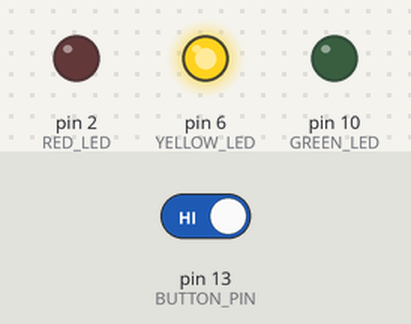
Recording of a sketch running on a simulated Arduino Uno, built with avr-gcc and run on an emulated ATmega328P. Shown: output pins drawn as LEDs (lit = HIGH). The test bench sets the inputs (shaded band); at power-on: pin 13 (BUTTON_PIN) HIGH.

Above: at 9.1 s.
18.1 s: pin 13 (BUTTON_PIN) driven LOW
At 21.3 s:
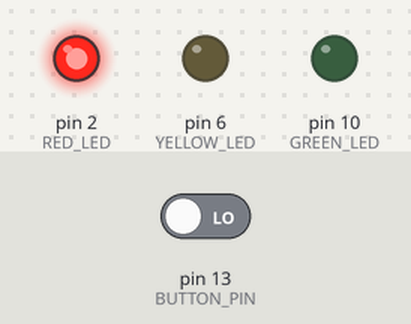
At 27.8 s:
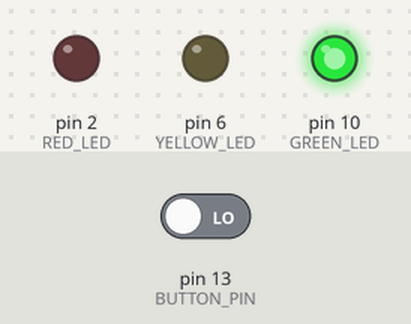
28.5 s: pin 13 (BUTTON_PIN) driven HIGH
At 28.9 s:
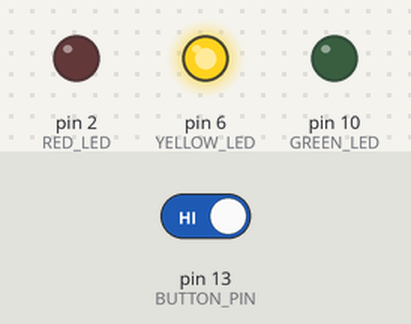
Timing chart, 0 to 47.0 s (numbered marks = the images above; inputs shaded):
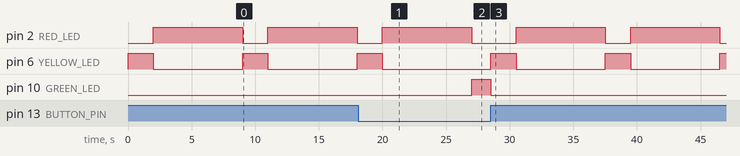

Measured:
- after the input at 18.1 s, pin 6 (YELLOW_LED): goes on until 20.0 s, then stays LOW; pin 10 (GREEN_LED): LOW → HIGH after 8.9 s
- after the input at 28.5 s, pin 2 (RED_LED): alternates HIGH for 7.0 s and LOW for 2.0 s, starting after 2.0 s; pin 6 (YELLOW_LED): alternates HIGH for 2.0 s and LOW for 7.0 s, starting at once; pin 10 (GREEN_LED): HIGH → LOW at once
- by itself, pin 2 (RED_LED): alternates HIGH for 7.0 s and LOW for 2.0 s
- by itself, pin 6 (YELLOW_LED): alternates HIGH for 2.0 s and LOW for 7.0 s

The sketch:

traffic_light_with_button.ino
```cpp
#define BUTTON_PIN 13
#define RED_LED 2
#define YELLOW_LED 6
#define GREEN_LED 10
unsigned long currentMillis = 0;
unsigned long startMillis;
int time1 = 2000;

void setup() {
  Serial.begin(9600);
  pinMode(BUTTON_PIN, INPUT_PULLUP);
  pinMode(RED_LED, OUTPUT);
  pinMode(YELLOW_LED, OUTPUT);
  pinMode(GREEN_LED, OUTPUT);
}

void loop() {
  // put your main code here, to run repeatedly
  int buttonState = digitalRead(BUTTON_PIN);
  //button pressed
  if (buttonState == HIGH){
    if (millis() - currentMillis >= time1){
      digitalWrite(GREEN_LED, LOW);
      currentMillis = millis();
      buttonState = LOW;
    }
    digitalWrite(YELLOW_LED, HIGH);
    delay(2000);
    digitalWrite(YELLOW_LED, LOW);
    digitalWrite(RED_LED, HIGH);
    delay(7000);
    digitalWrite(RED_LED, LOW);
  }
    //always green
  else{
      digitalWrite(GREEN_LED,HIGH);
    }
  }
```
